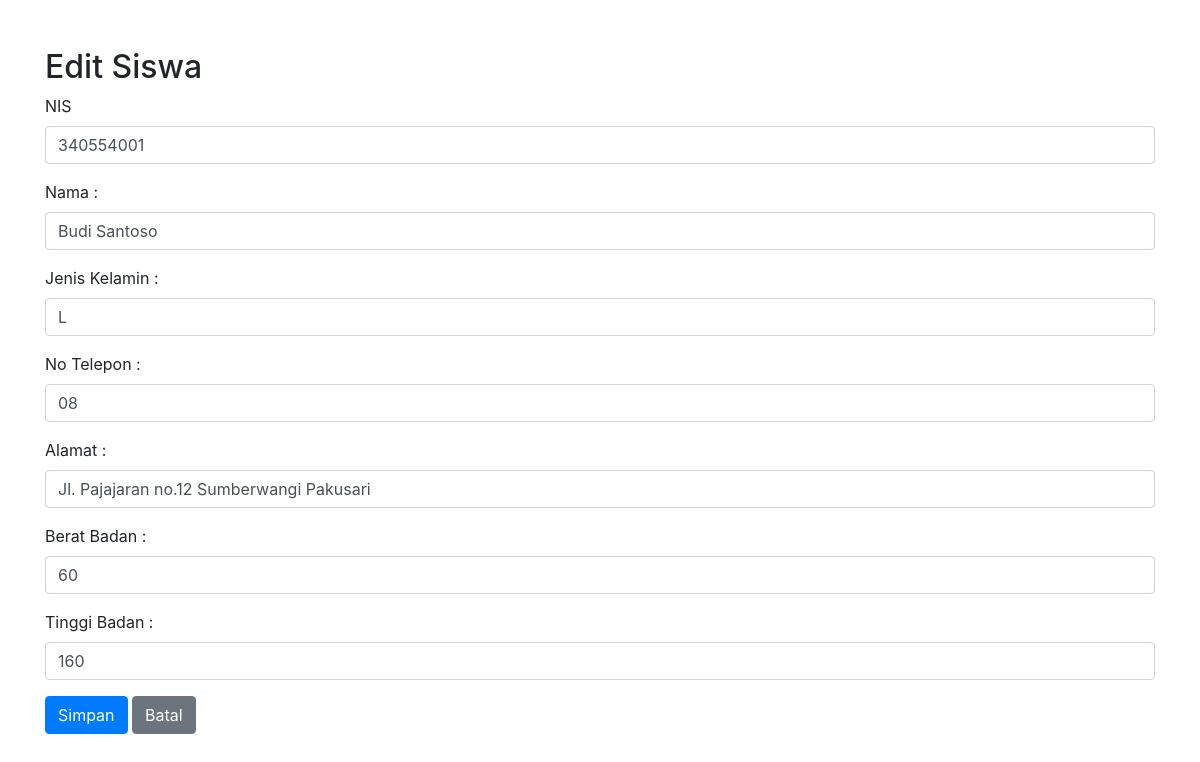
The page /edit.php?id=1 on the database its author committed.
### tables this page shows
CREATE TABLE `karyawan` (
  `id` int(50) NOT NULL,
  `nis` int(50) NOT NULL,
  `nama` varchar(100) NOT NULL,
  `jeniskelamin` varchar(50) NOT NULL,
  `noTelepon` varchar(15) NOT NULL,
  `alamat` varchar(100) NOT NULL,
  `beratBadan` varchar(10) NOT NULL,
  `tinggiBadan` varchar(10) NOT NULL
);

### edit.php (the view, shortened to what this page needs)
<?php
include 'koneksi.php';
$id = $_GET["id"];
$sql = "SELECT * FROM karyawan WHERE id='$id'";
$result = $conn->query($sql);
$row = $result->fetch_assoc();
?>
<!DOCTYPE html>
<html>
<head>
    <link rel="stylesheet" href="https://maxcdn.bootstrapcdn.com/bootstrap/4.5.2/css/bootstrap.min.css">
</head>
<body>
<div class="container mt-5">
    <h2>Edit Siswa</h2>
    <form method="post">
        <div class="form-group">
            <label>NIS</label>
            <input type="text" name="nis" class="form-control" value="<?php echo $row['nis']; ?>" required>
        </div>
        <div class="form-group">
            <label>Nama : </label>
            <input type="text" name="nama" class="form-control" value="<?php echo $row['nama']; ?>" required>
        </div>
        <div class="form-group">
            <label>Jenis Kelamin : </label>
            <input type="text" name="jeniskelamin" class="form-control" value="<?php echo $row['jeniskelamin']; ?>" required>
        </div>
        <div class="form-group">
            <label>No Telepon : </label>
            <input type="text" name="noTelepon" class="form-control" value="<?php echo $row['noTelepon']; ?>" required>
        </div>
        <div class="form-group">
            <label>Alamat : </label>
            <input type="text" name="alamat" class="form-control" value="<?php echo $row['alamat']; ?>" required>
        </div>
        <div class="form-group">
            <label>Berat Badan : </label>
            <input type="text" name="beratBadan" class="form-control" value="<?php echo $row['beratBadan']; ?>" required>
        </div>
        <div class="form-group">
            <label>Tinggi Badan : </label>
            <input type="text" name="tinggiBadan" class="form-control" value="<?php echo $row['tinggiBadan']; ?>" required>
        </div>
        <button type="submit" class="btn btn-primary">Simpan</button>
        <a href="index.php" class="btn btn-secondary">Batal</a>
    </form>
</div>
</body>
</html>

### rows shown on the page
karyawan: nis "340554001", nama "Budi Santoso", jeniskelamin "L", noTelepon "08", alamat "Jl. Pajajaran no.12 Sumberwangi Pakusari", beratBadan "60", tinggiBadan "160"
